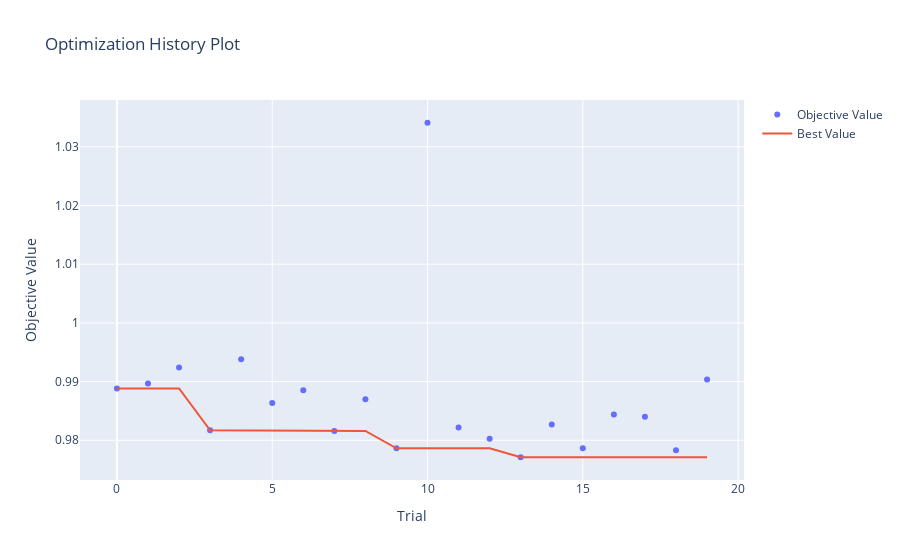
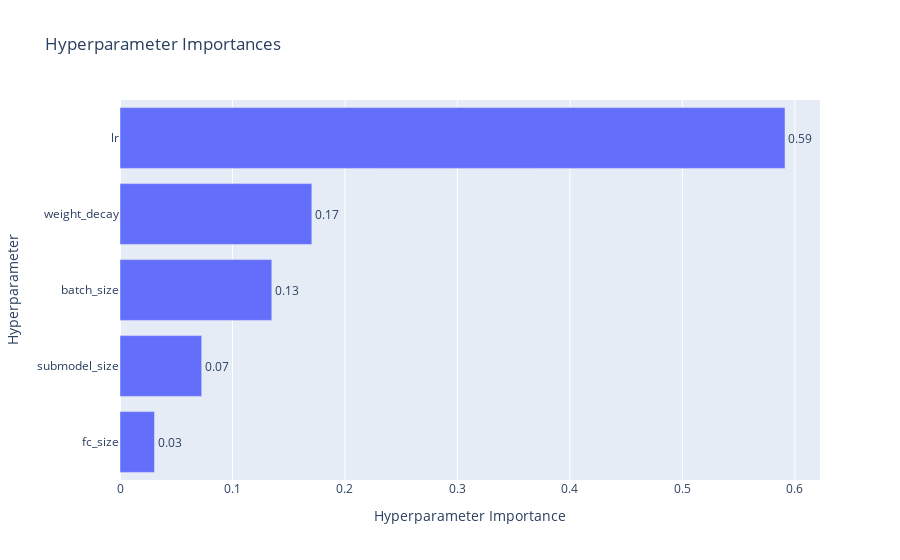
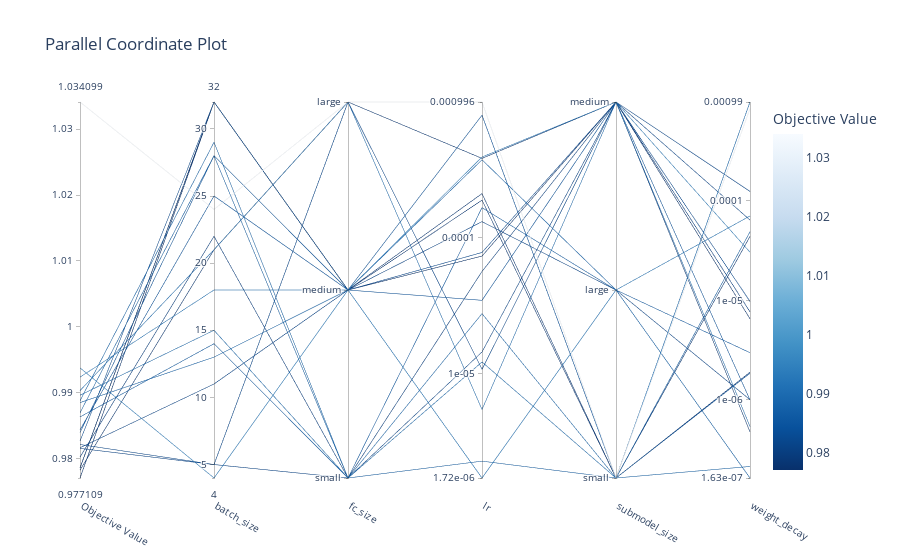
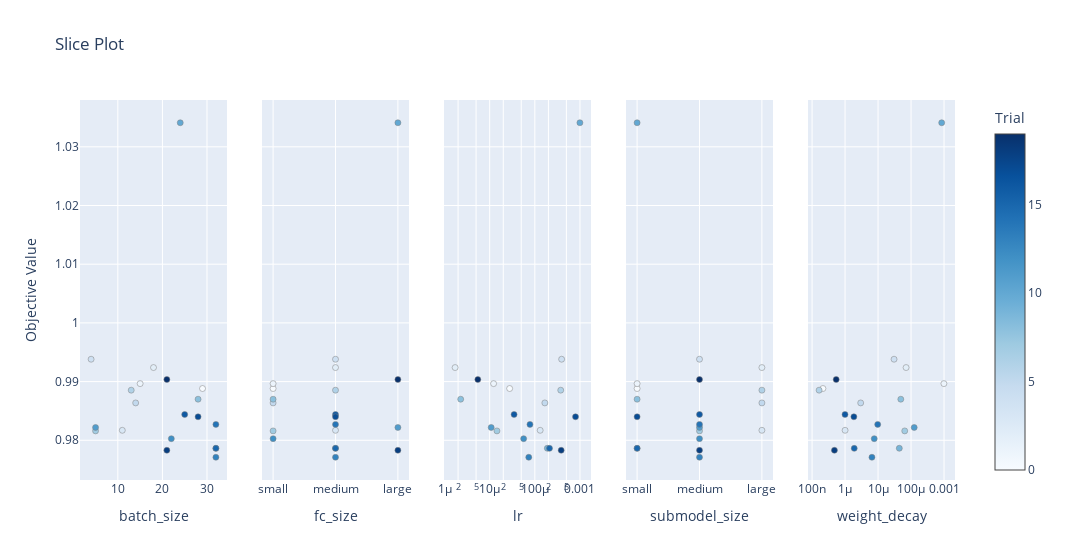

Notebook cell for these charts, in order:
### Code cell
study = optuna.load_study(
    study_name="Quality_prediction_optimization",
    storage="sqlite:///optuna_study_optimized_quality.db"
)

# Plot optimization history
fig1 = plot_optimization_history(study)
fig1.show()

# Plot parameter importances
fig2 = plot_param_importances(study)
fig2.show()

# Plot parallel coordinate
fig3 = plot_parallel_coordinate(study)
fig3.show()

# Additional Optuna plots
from optuna.visualization import plot_slice, plot_contour, plot_edf

# Slice plot: shows objective value for each parameter
fig4 = plot_slice(study)
fig4.show()

# Empirical Distribution Function plot: shows distribution of objective values
fig6 = plot_edf(study)
fig6.show()

### Figure 1 — Plotly figure (JSON) as saved in the notebook; plotly's stock layout.template omitted (floating-point values rounded to 4 significant figures)
{"data": [{"mode": "markers", "name": "Objective Value", "type": "scatter", "x": [0, 1, 2, 3, 4, 5, 6, 7, 8, 9, 10, 11, 12, 13, 14, 15, 16, 17, 18, 19], "y": [0.9888, 0.9897, 0.9924, 0.9817, 0.9938, 0.9864, 0.9885, 0.9816, 0.987, 0.9786, 1.034, 0.9822, 0.9803, 0.9771, 0.9827, 0.9786, 0.9844, 0.984, 0.9783, 0.9904]}, {"mode": "lines", "name": "Best Value", "type": "scatter", "x": [0, 1, 2, 3, 4, 5, 6, 7, 8, 9, 10, 11, 12, 13, 14, 15, 16, 17, 18, 19], "y": [0.9888, 0.9888, 0.9888, 0.9817, 0.9817, 0.9817, 0.9817, 0.9816, 0.9816, 0.9786, 0.9786, 0.9786, 0.9786, 0.9771, 0.9771, 0.9771, 0.9771, 0.9771, 0.9771, 0.9771]}, {"marker": {"color": "#cccccc"}, "mode": "markers", "name": "Infeasible Trial", "showlegend": false, "type": "scatter", "x": [], "y": []}], "layout": {"title": {"text": "Optimization History Plot"}, "xaxis": {"title": {"text": "Trial"}}, "yaxis": {"title": {"text": "Objective Value"}}}}

### Figure 2 — Plotly figure (JSON) as saved in the notebook; plotly's stock layout.template omitted (floating-point values rounded to 4 significant figures)
{"data": [{"cliponaxis": false, "hovertemplate": ["fc_size (CategoricalDistribution): 0.03067593297611542<extra></extra>", "submodel_size (CategoricalDistribution): 0.07261203813785382<extra></extra>", "batch_size (IntDistribution): 0.13496099116279606<extra></extra>", "weight_decay (FloatDistribution): 0.1705489486500986<extra></extra>", "lr (FloatDistribution): 0.5912020890731361<extra></extra>"], "name": "Objective Value", "orientation": "h", "text": ["0.03", "0.07", "0.13", "0.17", "0.59"], "textposition": "outside", "type": "bar", "x": [0.03068, 0.07261, 0.135, 0.1705, 0.5912], "y": ["fc_size", "submodel_size", "batch_size", "weight_decay", "lr"]}], "layout": {"title": {"text": "Hyperparameter Importances"}, "xaxis": {"title": {"text": "Hyperparameter Importance"}}, "yaxis": {"title": {"text": "Hyperparameter"}}}}

### Figure 3 — Plotly figure (JSON) as saved in the notebook; plotly's stock layout.template omitted (floating-point values rounded to 4 significant figures)
{"data": [{"dimensions": [{"label": "Objective Value", "range": [0.9771, 1.034], "values": [0.9888, 0.9897, 0.9924, 0.9817, 0.9938, 0.9864, 0.9885, 0.9816, 0.987, 0.9786, 1.034, 0.9822, 0.9803, 0.9771, 0.9827, 0.9786, 0.9844, 0.984, 0.9783, 0.9904]}, {"label": "batch_size", "range": [4, 32], "values": [29, 15, 18, 11, 4, 14, 13, 5, 28, 32, 24, 5, 22, 32, 32, 32, 25, 28, 21, 21]}, {"label": "fc_size", "range": [0, 2], "ticktext": ["small", "medium", "large"], "tickvals": [0, 1, 2], "values": [0, 0, 1, 1, 1, 0, 1, 0, 0, 1, 2, 2, 0, 1, 1, 1, 1, 1, 2, 2]}, {"label": "lr", "range": [-5.765, -3.002], "ticktext": ["1.72e-06", "1e-05", "0.0001", "0.000996"], "tickvals": [-5.765, -5, -4, -3.002], "values": [-4.557, -4.913, -5.765, -3.881, -3.406, -3.778, -3.427, -4.839, -5.641, -3.723, -3.002, -4.966, -4.247, -4.134, -4.108, -3.675, -4.459, -3.099, -3.416, -5.262]}, {"label": "submodel_size", "range": [0, 2], "ticktext": ["small", "large", "medium"], "tickvals": [0, 1, 2], "values": [0, 0, 1, 1, 2, 1, 1, 2, 0, 0, 0, 2, 2, 2, 2, 0, 2, 0, 2, 2]}, {"label": "weight_decay", "range": [-6.787, -3.004], "ticktext": ["1.63e-07", "1e-06", "1e-05", "0.0001", "0.00099"], "tickvals": [-6.787, -6, -5, -4, -3.004], "values": [-6.671, -3.004, -4.151, -5.999, -4.515, -5.526, -6.787, -4.192, -4.31, -4.356, -3.071, -3.904, -5.116, -5.185, -5.011, -5.722, -6.002, -5.733, -6.323, -6.269]}], "labelangle": 30, "labelside": "bottom", "line": {"color": [0.9888, 0.9897, 0.9924, 0.9817, 0.9938, 0.9864, 0.9885, 0.9816, 0.987, 0.9786, 1.034, 0.9822, 0.9803, 0.9771, 0.9827, 0.9786, 0.9844, 0.984, 0.9783, 0.9904], "colorbar": {"title": {"text": "Objective Value"}}, "colorscale": [[0, "rgb(247,251,255)"], [0.125, "rgb(222,235,247)"], [0.25, "rgb(198,219,239)"], [0.375, "rgb(158,202,225)"], [0.5, "rgb(107,174,214)"], [0.625, "rgb(66,146,198)"], [0.75, "rgb(33,113,181)"], [0.875, "rgb(8,81,156)"], [1, "rgb(8,48,107)"]], "reversescale": true, "showscale": true}, "type": "parcoords"}], "layout": {"title": {"text": "Parallel Coordinate Plot"}}}

### Figure 4 — Plotly figure (JSON) as saved in the notebook; plotly's stock layout.template omitted (floating-point values rounded to 4 significant figures)
{"data": [{"marker": {"color": [0, 1, 2, 3, 4, 5, 6, 7, 8, 9, 10, 11, 12, 13, 14, 15, 16, 17, 18, 19], "colorbar": {"title": {"text": "Trial"}, "x": 1, "xpad": 40}, "colorscale": [[0, "rgb(247,251,255)"], [0.125, "rgb(222,235,247)"], [0.25, "rgb(198,219,239)"], [0.375, "rgb(158,202,225)"], [0.5, "rgb(107,174,214)"], [0.625, "rgb(66,146,198)"], [0.75, "rgb(33,113,181)"], [0.875, "rgb(8,81,156)"], [1, "rgb(8,48,107)"]], "line": {"color": "Grey", "width": 0.5}, "showscale": true}, "mode": "markers", "name": "Feasible Trial", "showlegend": false, "type": "scatter", "x": [29, 15, 18, 11, 4, 14, 13, 5, 28, 32, 24, 5, 22, 32, 32, 32, 25, 28, 21, 21], "xaxis": "x", "y": [0.9888, 0.9897, 0.9924, 0.9817, 0.9938, 0.9864, 0.9885, 0.9816, 0.987, 0.9786, 1.034, 0.9822, 0.9803, 0.9771, 0.9827, 0.9786, 0.9844, 0.984, 0.9783, 0.9904], "yaxis": "y"}, {"marker": {"color": [0, 1, 2, 3, 4, 5, 6, 7, 8, 9, 10, 11, 12, 13, 14, 15, 16, 17, 18, 19], "colorbar": {"title": {"text": "Trial"}, "x": 1, "xpad": 40}, "colorscale": [[0, "rgb(247,251,255)"], [0.125, "rgb(222,235,247)"], [0.25, "rgb(198,219,239)"], [0.375, "rgb(158,202,225)"], [0.5, "rgb(107,174,214)"], [0.625, "rgb(66,146,198)"], [0.75, "rgb(33,113,181)"], [0.875, "rgb(8,81,156)"], [1, "rgb(8,48,107)"]], "line": {"color": "Grey", "width": 0.5}, "showscale": false}, "mode": "markers", "name": "Feasible Trial", "showlegend": false, "type": "scatter", "x": ["small", "small", "medium", "medium", "medium", "small", "medium", "small", "small", "medium", "large", "large", "small", "medium", "medium", "medium", "medium", "medium", "large", "large"], "xaxis": "x2", "y": [0.9888, 0.9897, 0.9924, 0.9817, 0.9938, 0.9864, 0.9885, 0.9816, 0.987, 0.9786, 1.034, 0.9822, 0.9803, 0.9771, 0.9827, 0.9786, 0.9844, 0.984, 0.9783, 0.9904], "yaxis": "y2"}, {"marker": {"color": [0, 1, 2, 3, 4, 5, 6, 7, 8, 9, 10, 11, 12, 13, 14, 15, 16, 17, 18, 19], "colorbar": {"title": {"text": "Trial"}, "x": 1, "xpad": 40}, "colorscale": [[0, "rgb(247,251,255)"], [0.125, "rgb(222,235,247)"], [0.25, "rgb(198,219,239)"], [0.375, "rgb(158,202,225)"], [0.5, "rgb(107,174,214)"], [0.625, "rgb(66,146,198)"], [0.75, "rgb(33,113,181)"], [0.875, "rgb(8,81,156)"], [1, "rgb(8,48,107)"]], "line": {"color": "Grey", "width": 0.5}, "showscale": false}, "mode": "markers", "name": "Feasible Trial", "showlegend": false, "type": "scatter", "x": [2.77e-05, 1.223e-05, 1.717e-06, 0.0001314, 0.0003925, 0.0001665, 0.0003745, 1.448e-05, 2.284e-06, 0.0001892, 0.0009958, 1.081e-05, 5.658e-05, 7.343e-05, 7.803e-05, 0.0002113, 3.473e-05, 0.0007963, 0.0003834, 5.472e-06], "xaxis": "x3", "y": [0.9888, 0.9897, 0.9924, 0.9817, 0.9938, 0.9864, 0.9885, 0.9816, 0.987, 0.9786, 1.034, 0.9822, 0.9803, 0.9771, 0.9827, 0.9786, 0.9844, 0.984, 0.9783, 0.9904], "yaxis": "y3"}, {"marker": {"color": [0, 1, 2, 3, 4, 5, 6, 7, 8, 9, 10, 11, 12, 13, 14, 15, 16, 17, 18, 19], "colorbar": {"title": {"text": "Trial"}, "x": 1, "xpad": 40}, "colorscale": [[0, "rgb(247,251,255)"], [0.125, "rgb(222,235,247)"], [0.25, "rgb(198,219,239)"], [0.375, "rgb(158,202,225)"], [0.5, "rgb(107,174,214)"], [0.625, "rgb(66,146,198)"], [0.75, "rgb(33,113,181)"], [0.875, "rgb(8,81,156)"], [1, "rgb(8,48,107)"]], "line": {"color": "Grey", "width": 0.5}, "showscale": false}, "mode": "markers", "name": "Feasible Trial", "showlegend": false, "type": "scatter", "x": ["small", "small", "large", "large", "medium", "large", "large", "medium", "small", "small", "small", "medium", "medium", "medium", "medium", "small", "medium", "small", "medium", "medium"], "xaxis": "x4", "y": [0.9888, 0.9897, 0.9924, 0.9817, 0.9938, 0.9864, 0.9885, 0.9816, 0.987, 0.9786, 1.034, 0.9822, 0.9803, 0.9771, 0.9827, 0.9786, 0.9844, 0.984, 0.9783, 0.9904], "yaxis": "y4"}, {"marker": {"color": [0, 1, 2, 3, 4, 5, 6, 7, 8, 9, 10, 11, 12, 13, 14, 15, 16, 17, 18, 19], "colorbar": {"title": {"text": "Trial"}, "x": 1, "xpad": 40}, "colorscale": [[0, "rgb(247,251,255)"], [0.125, "rgb(222,235,247)"], [0.25, "rgb(198,219,239)"], [0.375, "rgb(158,202,225)"], [0.5, "rgb(107,174,214)"], [0.625, "rgb(66,146,198)"], [0.75, "rgb(33,113,181)"], [0.875, "rgb(8,81,156)"], [1, "rgb(8,48,107)"]], "line": {"color": "Grey", "width": 0.5}, "showscale": false}, "mode": "markers", "name": "Feasible Trial", "showlegend": false, "type": "scatter", "x": [2.133e-07, 0.0009902, 7.069e-05, 1.002e-06, 3.053e-05, 2.976e-06, 1.633e-07, 6.433e-05, 4.895e-05, 4.405e-05, 0.0008487, 0.0001247, 7.659e-06, 6.528e-06, 9.754e-06, 1.896e-06, 9.961e-07, 1.851e-06, 4.755e-07, 5.378e-07], "xaxis": "x5", "y": [0.9888, 0.9897, 0.9924, 0.9817, 0.9938, 0.9864, 0.9885, 0.9816, 0.987, 0.9786, 1.034, 0.9822, 0.9803, 0.9771, 0.9827, 0.9786, 0.9844, 0.984, 0.9783, 0.9904], "yaxis": "y5"}], "layout": {"title": {"text": "Slice Plot"}, "width": 1500, "xaxis": {"anchor": "y", "domain": [0, 0.168], "title": {"text": "batch_size"}}, "xaxis2": {"anchor": "y2", "categoryarray": ["small", "medium", "large"], "categoryorder": "array", "domain": [0.208, 0.376], "title": {"text": "fc_size"}, "type": "category"}, "xaxis3": {"anchor": "y3", "domain": [0.416, 0.584], "title": {"text": "lr"}, "type": "log"}, "xaxis4": {"anchor": "y4", "categoryarray": ["small", "medium", "large"], "categoryorder": "array", "domain": [0.624, 0.792], "title": {"text": "submodel_size"}, "type": "category"}, "xaxis5": {"anchor": "y5", "domain": [0.832, 1], "title": {"text": "weight_decay"}, "type": "log"}, "yaxis": {"anchor": "x", "domain": [0, 1], "title": {"text": "Objective Value"}}, "yaxis2": {"anchor": "x2", "domain": [0, 1], "matches": "y", "showticklabels": false}, "yaxis3": {"anchor": "x3", "domain": [0, 1], "matches": "y", "showticklabels": false}, "yaxis4": {"anchor": "x4", "domain": [0, 1], "matches": "y", "showticklabels": false}, "yaxis5": {"anchor": "x5", "domain": [0, 1], "matches": "y", "showticklabels": false}}}
